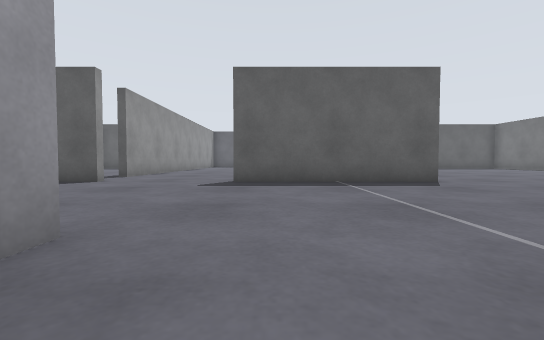
[1] (above)

22 first-person views from a walk through a Gazebo world. The camera is 0.5 m above the floor, tilts 2° down and sees 90° across. The floor is counted in squares, 1 m on a side. Each view is taken from the middle of a square. On the plan, view 1 faces up. The plan holds only what a view shows up to about 9 squares ahead; the rest is blank.

[2]
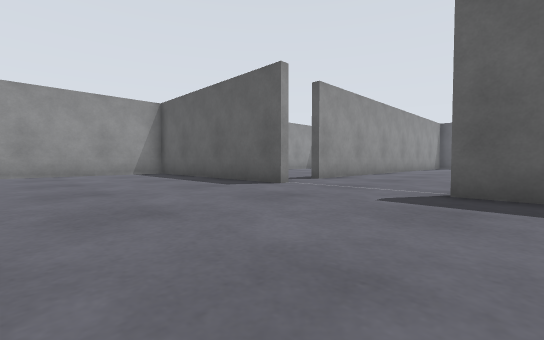

[3]
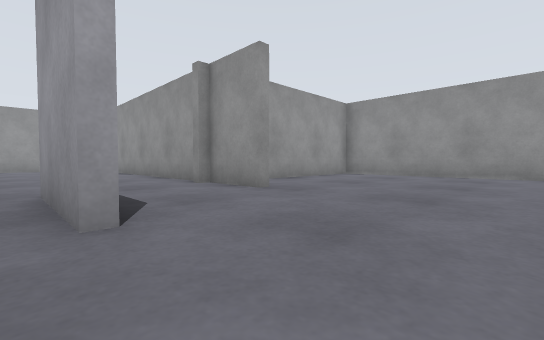

[4]
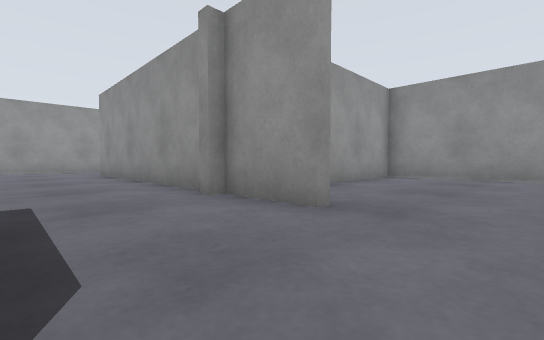

[5]
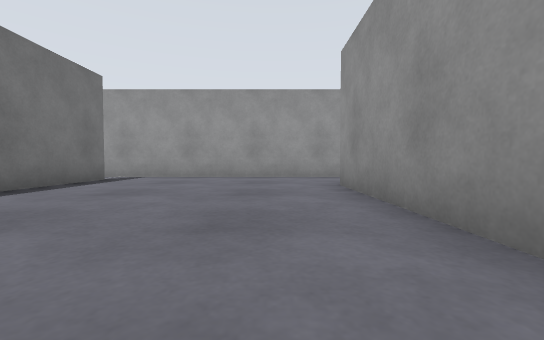

[6]
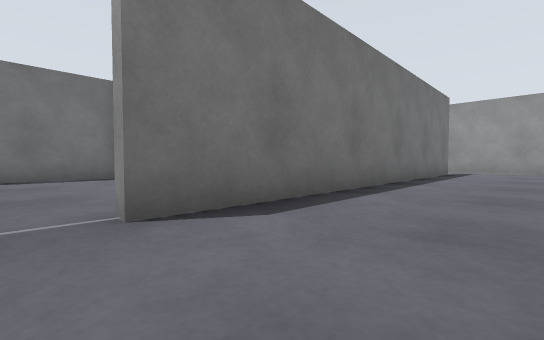

[7]
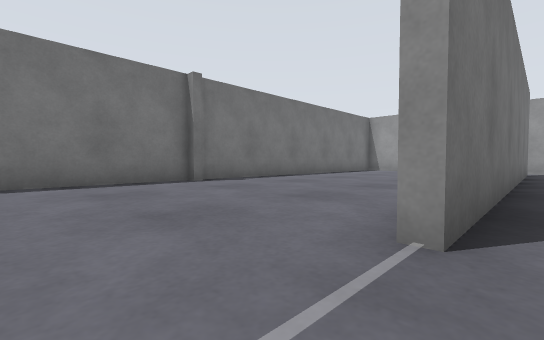

[8]
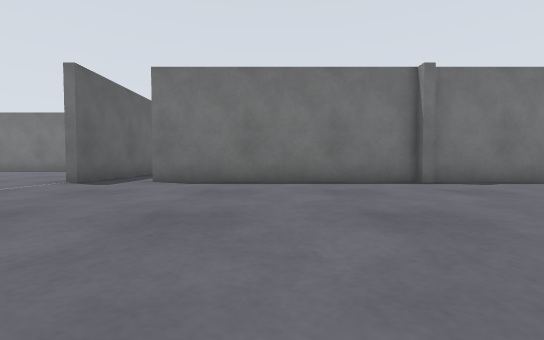

[9]
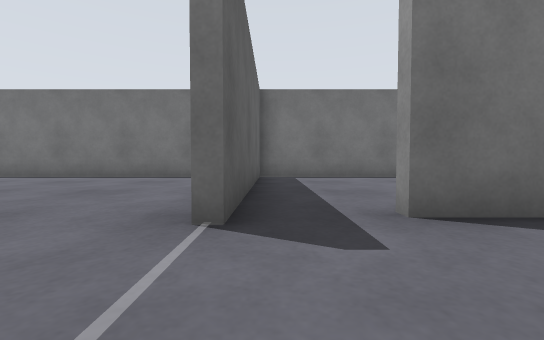

[10]
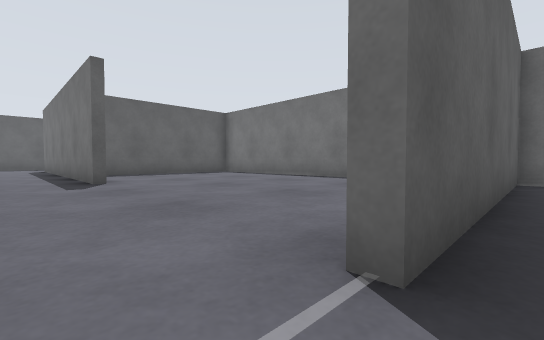

[11]
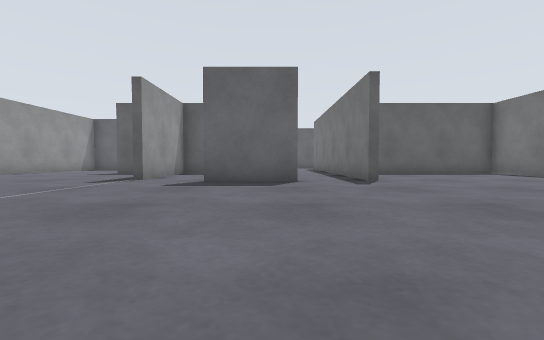

[12]
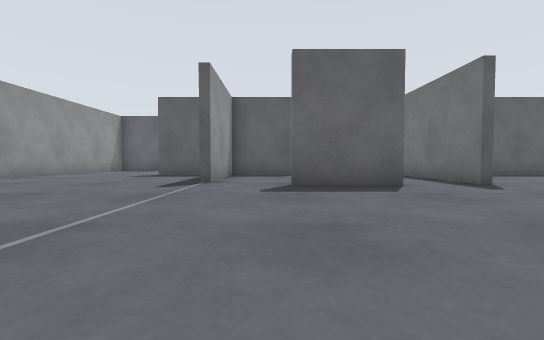

[13]
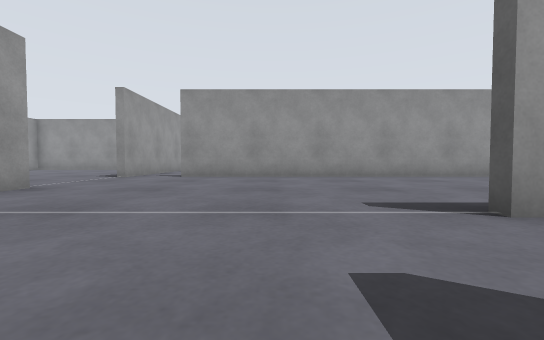

[14]
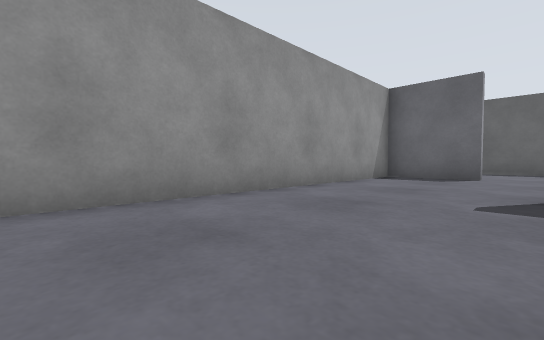

[15]
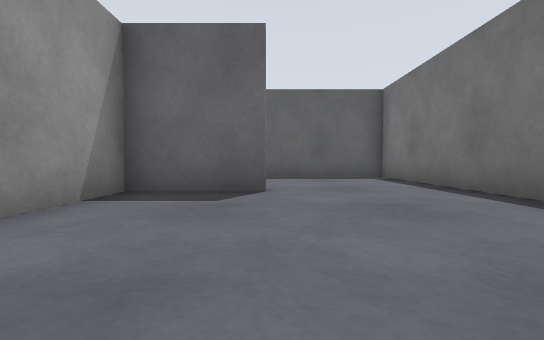

[16]
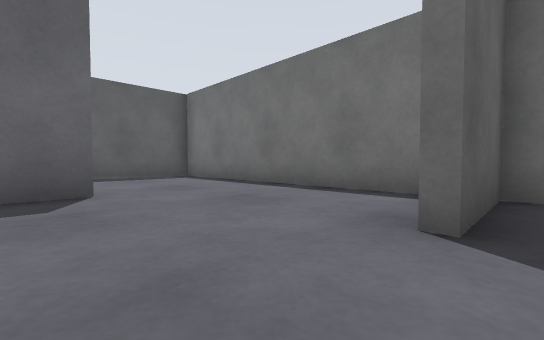

[17]
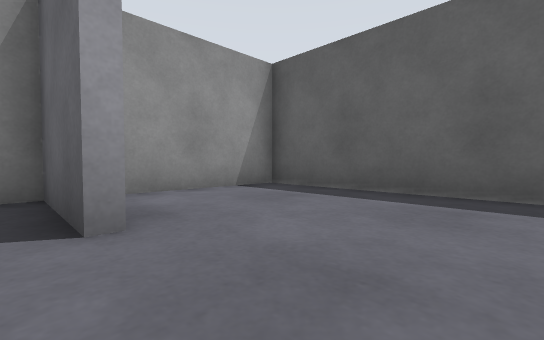

[18]
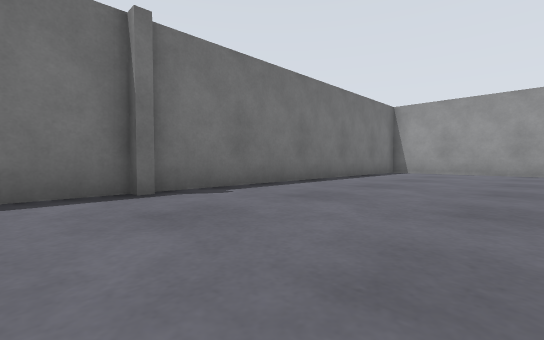

[19]
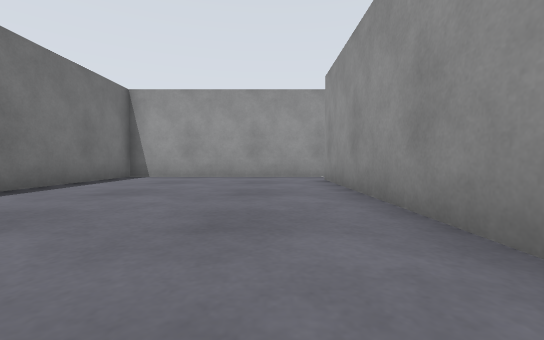

[20]
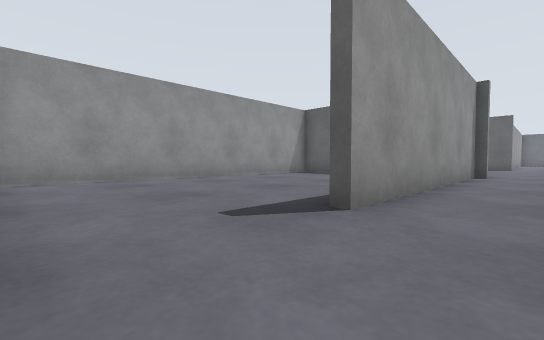

[21]
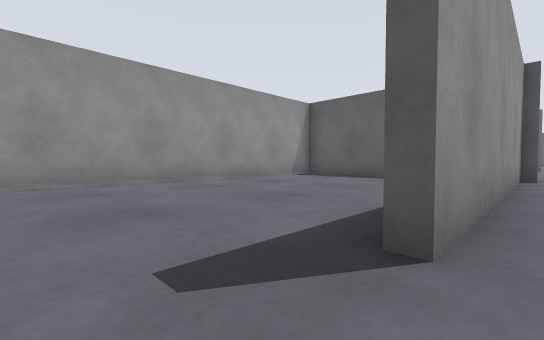

[22]
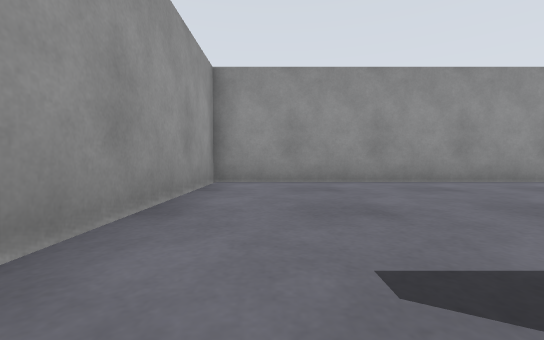

### Floor plan
Key: @ floor where view 1 was taken; # wall or solid block; . floor.
Columns run from 11 left of view 1 to 14 right of it. Each row starts with its distance up from view 1.
 25       #######
 24       #.....#
 23       #.....#
 22       #.....#
 21       #.....#
 20       ###...#
 19       #.....#
 18       #.....#
 17       #.....#    .#
 16       #....###   .#
 15       #.....#..  .#......#
 14       #.....#..  .#......#
 13       #........  .#......#
 12       #........##........#
 11       #..................#
 10       #..................#
  9       #..................#
  8       ..................
  7       ......  ........
  6    ####....####...#######
  5   ................##
  4 #.................#
  3 #.................#
  2 #.................#
  1 #........#........#
  0 #.....#..#.@#.....#
 -1 #.....#.....#.....#
 -2 #######.....#.....##
 -3   ... #.....#......#
 -4 #.... #.....#......#
 -5 #.....#.....#......#
 -6 #.....#.....#......#
 -7 #.....#.....#......#
 -8 #.....#.....#......#
 -9 #...........#......#
-10 #...........#......#
-11 #..................#
-12 ####################

Positions as (right, up) in squares from view 1, and headings:
1: (0, 0), facing up
2: (0, 2), facing up-left
3: (-1, 4), facing down-left
4: (-2, 2), facing down-left
5: (-3, -3), facing down
6: (-1, 1), facing down-right
7: (1, 2), facing down-right
8: (1, 2), facing right
9: (5, 6), facing right
10: (6, 6), facing up-right
11: (5, 6), facing up
12: (3, 7), facing up
13: (4, 11), facing left
14: (-1, 12), facing up-left
15: (-2, 16), facing up
16: (-3, 16), facing up-right
17: (0, 20), facing up-left
18: (3, 0), facing down-right
19: (3, -3), facing down
20: (-3, -11), facing up-left
21: (-4, -10), facing up-left
22: (-4, -10), facing left
